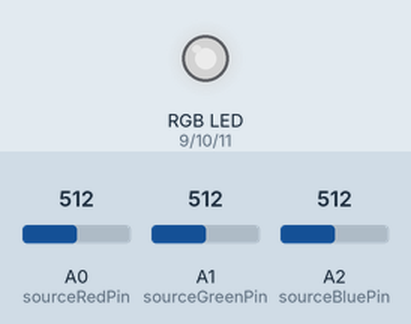
Recording of a sketch running on a simulated Arduino Uno, built with avr-gcc and run on an emulated ATmega328P. Shown: an RGB LED mixed from three pins (HIGH = lit). The inputs (shaded band) are chosen by the test bench; at power-on: A0 (sourceRedPin) = 512, A1 (sourceGreenPin) = 512, A2 (sourceBluePin) = 512. Dim RGB values are drawn brighter than linear.

Above: at 1.2 s.
1.3 s: A0 (sourceRedPin) set to 716
At 2.5 s:
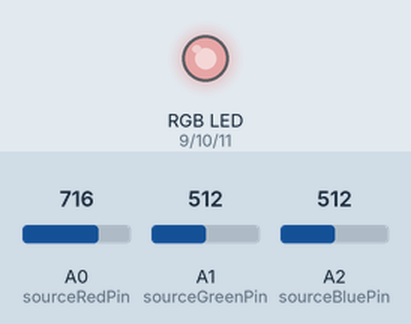
2.8 s: A1 (sourceGreenPin) set to 716
At 3.8 s:
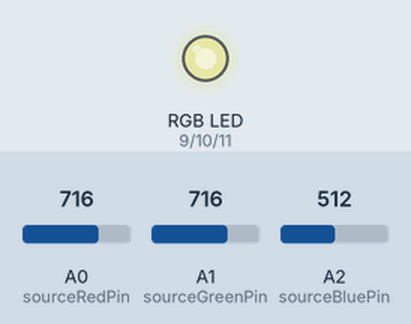
4.3 s: A2 (sourceBluePin) set to 716
At 4.9 s:
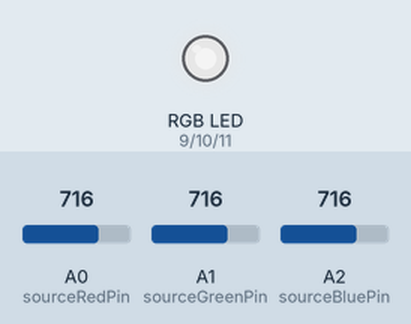
5.8 s: A0 (sourceRedPin) set to 900
At 7.0 s:
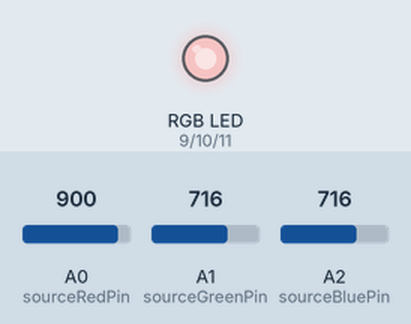
7.3 s: A1 (sourceGreenPin) set to 900
At 8.4 s:
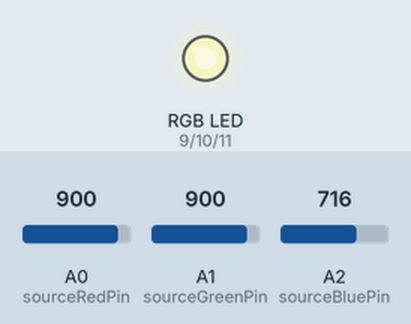
8.8 s: A2 (sourceBluePin) set to 900
At 9.5 s:
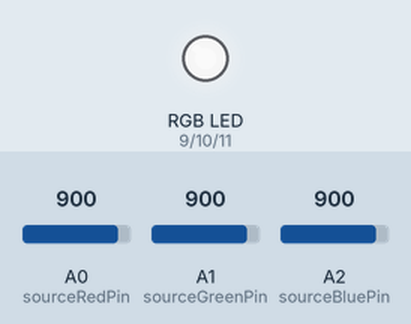
Timing chart, 0 to 11.3 s (numbered marks = the images above; inputs shaded):
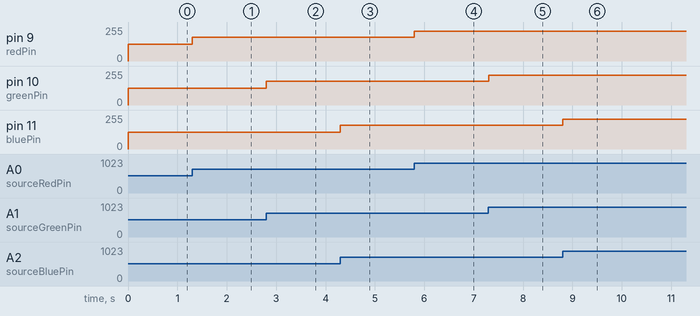

Measured:
- after the input at 1.3 s, pin 9 (redPin): 127/255 → 178/255 at once
- after the input at 2.8 s, pin 10 (greenPin): 127/255 → 178/255 at once
- after the input at 4.3 s, pin 11 (bluePin): 127/255 → 178/255 at once
- after the input at 5.8 s, pin 9 (redPin): 178/255 → 224/255 at once
- after the input at 7.3 s, pin 10 (greenPin): 178/255 → 224/255 at once
- after the input at 8.8 s, pin 11 (bluePin): 178/255 → 224/255 at once

The sketch:

Homework1.ino
```cpp
const int redPin=9, greenPin=10, bluePin=11;
const int sourceRedPin=A0, sourceGreenPin=A1, sourceBluePin=A2;
int sourceRedValue, sourceGreenValue, sourceBlueValue, minPotVoltage, maxPotVoltage, minLedVoltage, maxLedVoltage;

void setup() {
  pinMode(sourceRedPin, INPUT);
  pinMode(sourceGreenPin, INPUT);
  pinMode(sourceBluePin, INPUT);
  pinMode(redPin, OUTPUT);
  pinMode(greenPin, OUTPUT);
  pinMode(bluePin, OUTPUT);
  maxPotVoltage = 1023;
  minPotVoltage = 0;
  maxLedVoltage = 255;
  minLedVoltage = 0;
}

void loop() {
  // reading the voltage from the potentiometer for each of the RGB lights
  sourceRedValue = analogRead(sourceRedPin);
  sourceGreenValue = analogRead(sourceGreenPin);
  sourceBlueValue = analogRead(sourceBluePin);

  // turning the values of the voltage read by the potentiometers (0-1023) to the voltage read by the LEDs (0,255)
  sourceRedValue = map(sourceRedValue, minPotVoltage, maxPotVoltage, minLedVoltage, maxLedVoltage);
  sourceGreenValue = map(sourceGreenValue, minPotVoltage, maxPotVoltage, minLedVoltage, maxLedVoltage);
  sourceBlueValue = map(sourceBlueValue, minPotVoltage, maxPotVoltage, minLedVoltage, maxLedVoltage);

  // writing the values converted from the potentiometers to the LEDs, controlling their intensity
  analogWrite(redPin, sourceRedValue);
  analogWrite(greenPin, sourceGreenValue);
  analogWrite(bluePin, sourceBlueValue);
}
```
